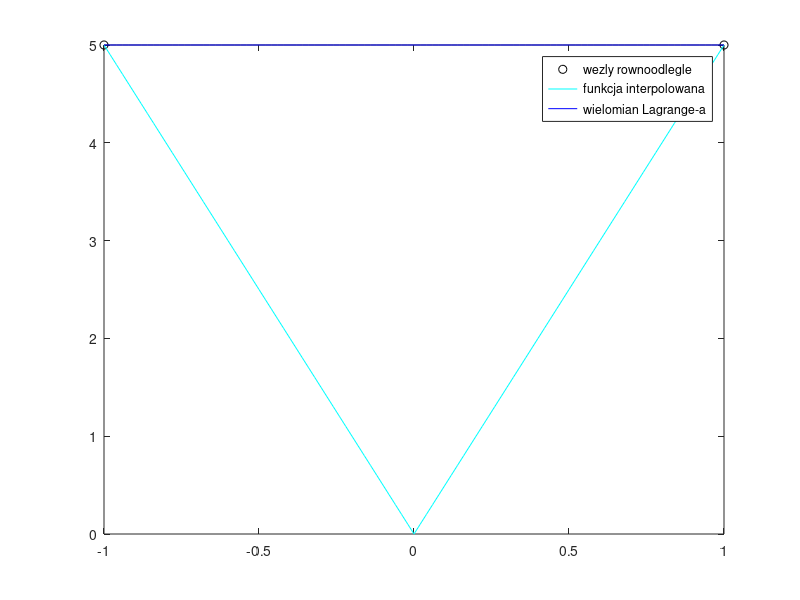

Reproduce this figure in MATLAB.
n=1; a=-1;b=1;step1=(b-a)/n;x=a:step1:b; y=abs(5*x);step2=(b-a)/100;xt=a:step2:b;wn=polyfit(x,y,n); ywn=polyval(wn,xt);plot(x,y,'ko',xt,abs(5*xt),'c-',xt,ywn,'b-');legend('wezly rownoodlegle','funkcja interpolowana','wielomian Lagrange-a');